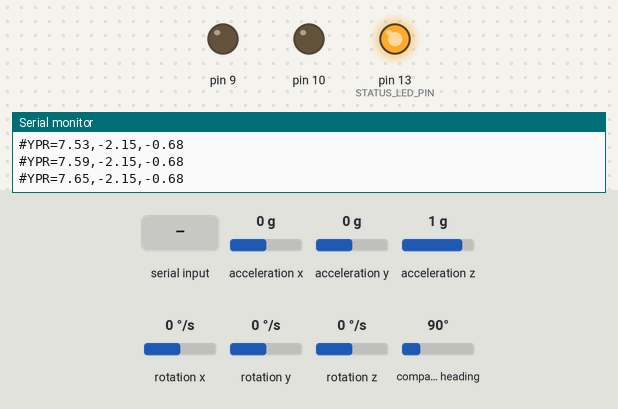
The sketch below on a simulated Arduino Uno, built with avr-gcc and run on an emulated ATmega328P. Parts: output pins drawn as LEDs (lit = HIGH), the last lines printed to the serial monitor. Wiring (inferred from the names in the program): HMC5883L compass at I2C address 0x1E; ADXL345 accelerometer at I2C address 0x53; ITG-3200 gyroscope at I2C address 0x69. The test bench sets the inputs (shaded band); at power-on: acceleration x 0 g, compass heading 90°, acceleration z 1 g, acceleration y 0 g, rotation x 0 °/s, rotation y 0 °/s, rotation z 0 °/s.

Above: at 1.3 s.
1.4 s: acceleration x set to -0.8 g
4.3 s: compass heading set to 7°
7.3 s: "#o0\n" received over Serial
At 8.5 s:
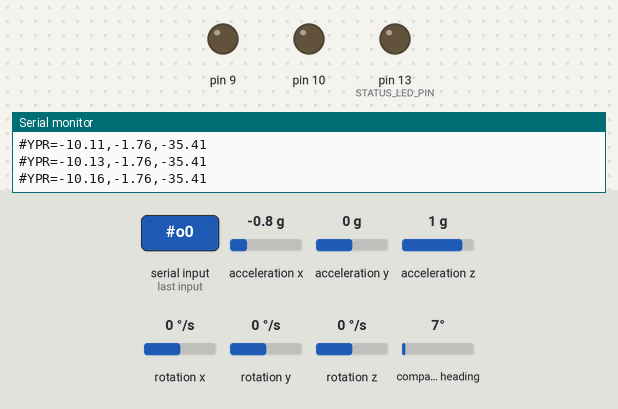
8.8 s: compass heading set to 90°
11.8 s: acceleration z set to -1.4 g
14.8 s: acceleration x set to -1.4 g
Timing chart, 0 to 17.3 s (numbered marks = the images above; inputs shaded):
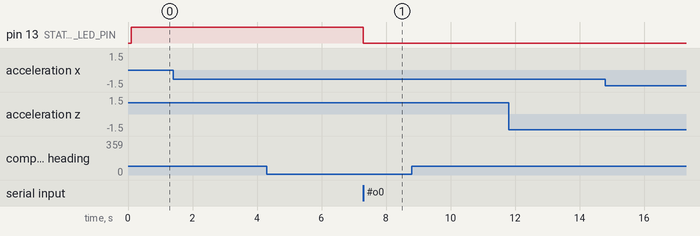

The sketch:

AHRS.ino
```cpp
// (licence header left out)
/*
  "9DOF Razor IMU" hardware versions: SEN-10125 and SEN-10736

  ATMega328@3.3V, 8MHz

  ADXL345  : Accelerometer
  HMC5843  : Magnetometer on SEN-10125
  HMC5883L : Magnetometer on SEN-10736
  ITG-3200 : Gyro

  Arduino IDE : Select board "Arduino Pro or Pro Mini (3.3v, 8Mhz) w/ATmega328"
*/

/*
  "9DOF Sensor Stick" hardware versions: SEN-10183, SEN-10321 and SEN-10724

  ADXL345  : Accelerometer
  HMC5843  : Magnetometer on SEN-10183 and SEN-10321
  HMC5883L : Magnetometer on SEN-10724
  ITG-3200 : Gyro
*/

/*
  Axis definition (differs from definition printed on the board!):
    X axis pointing forward (towards the short edge with the connector holes)
    Y axis pointing to the right
    and Z axis pointing down.

  Positive yaw   : clockwise
  Positive roll  : right wing down
  Positive pitch : nose up

  Transformation order: first yaw then pitch then roll.
*/

/*
  Serial commands that the firmware understands:

  "#o<params>" - Set OUTPUT mode and parameters. The available options are:

      // Streaming output
      "#o0" - DISABLE continuous streaming output. Also see #f below.
      "#o1" - ENABLE continuous streaming output.

      // Angles output
      "#ob" - Output angles in BINARY format (yaw/pitch/roll as binary float, so one output frame
              is 3x4 = 12 bytes long).
      "#ot" - Output angles in TEXT format (Output frames have form like "#YPR=-142.28,-5.38,33.52",
              followed by carriage return and line feed [\r\n]).

      // Sensor calibration
      "#oc" - Go to CALIBRATION output mode.
      "#on" - When in calibration mode, go on to calibrate NEXT sensor.

      // Sensor data output
      "#osct" - Output CALIBRATED SENSOR data of all 9 axes in TEXT format.
                One frame consist of three lines - one for each sensor: acc, mag, gyr.
      "#osrt" - Output RAW SENSOR data of all 9 axes in TEXT format.
                One frame consist of three lines - one for each sensor: acc, mag, gyr.
      "#osbt" - Output BOTH raw and calibrated SENSOR data of all 9 axes in TEXT format.
                One frame consist of six lines - like #osrt and #osct combined (first RAW, then CALIBRATED).
                NOTE: This is a lot of number-to-text conversion work for the little 8MHz chip on the Razor boards.
                In fact it's too much and an output frame rate of 50Hz can not be maintained. #osbb.
      "#oscb" - Output CALIBRATED SENSOR data of all 9 axes in BINARY format.
                One frame consist of three 3x3 float values = 36 bytes. Order is: acc x/y/z, mag x/y/z, gyr x/y/z.
      "#osrb" - Output RAW SENSOR data of all 9 axes in BINARY format.
                One frame consist of three 3x3 float values = 36 bytes. Order is: acc x/y/z, mag x/y/z, gyr x/y/z.
      "#osbb" - Output BOTH raw and calibrated SENSOR data of all 9 axes in BINARY format.
                One frame consist of 2x36 = 72 bytes - like #osrb and #oscb combined (first RAW, then CALIBRATED).

      // Error message output
      "#oe0" - Disable ERROR message output.
      "#oe1" - Enable ERROR message output.


  "#f" - Request one output frame - useful when continuous output is disabled and updates are
         required in larger intervals only. Though #f only requests one reply, replies are still
         bound to the internal 20ms (50Hz) time raster. So worst case delay that #f can add is 19.99ms.


  "#s<xy>" - Request synch token - useful to find out where the frame boundaries are in a continuous
         binary stream or to see if tracker is present and answering. The tracker will send
         "#SYNCH<xy>\r\n" in response (so it's possible to read using a readLine() function).
         x and y are two mandatory but arbitrary bytes that can be used to find out which request
         the answer belongs to.


  ("#C" and "#D" - Reserved for communication with optional Bluetooth module.)

  Newline characters are not required. So you could send "#ob#o1#s", which
  would set binary output mode, enable continuous streaming output and request
  a synch token all at once.

  The status LED will be on if streaming output is enabled and off otherwise.

  Byte order of binary output is little-endian: least significant byte comes first.
*/


/*****************************************************************/
/*********** USER SETUP AREA! Set your options here! *************/
/*****************************************************************/

// HARDWARE OPTIONS
/*****************************************************************/
// Select your hardware here by uncommenting one line!
//#define HW__VERSION_CODE 10125 // SparkFun "9DOF Razor IMU" version "SEN-10125" (HMC5843 magnetometer)
//#define HW__VERSION_CODE 10736 // SparkFun "9DOF Razor IMU" version "SEN-10736" (HMC5883L magnetometer)
//#define HW__VERSION_CODE 10183 // SparkFun "9DOF Sensor Stick" version "SEN-10183" (HMC5843 magnetometer)
//#define HW__VERSION_CODE 10321 // SparkFun "9DOF Sensor Stick" version "SEN-10321" (HMC5843 magnetometer)
#define HW__VERSION_CODE 10724 // SparkFun "9DOF Sensor Stick" version "SEN-10724" (HMC5883L magnetometer)


// OUTPUT OPTIONS
/*****************************************************************/
// Set your serial port baud rate used to send out data here!
#define OUTPUT__BAUD_RATE 57600

// Sensor data output interval in milliseconds
// This may not work, if faster than 20ms (=50Hz)
// Code is tuned for 20ms, so better leave it like that
#define OUTPUT__DATA_INTERVAL 20  // in milliseconds

// Output mode definitions (do not change)
#define OUTPUT__MODE_CALIBRATE_SENSORS 0 // Outputs sensor min/max values as text for manual calibration
#define OUTPUT__MODE_ANGLES 1 // Outputs yaw/pitch/roll in degrees
#define OUTPUT__MODE_SENSORS_CALIB 2 // Outputs calibrated sensor values for all 9 axes
#define OUTPUT__MODE_SENSORS_RAW 3 // Outputs raw (uncalibrated) sensor values for all 9 axes
#define OUTPUT__MODE_SENSORS_BOTH 4 // Outputs calibrated AND raw sensor values for all 9 axes
// Output format definitions (do not change)
#define OUTPUT__FORMAT_TEXT 0 // Outputs data as text
#define OUTPUT__FORMAT_BINARY 1 // Outputs data as binary float

// Select your startup output mode and format here!
int output_mode = OUTPUT__MODE_ANGLES;
int output_format = OUTPUT__FORMAT_TEXT;

// Select if serial continuous streaming output is enabled per default on startup.
#define OUTPUT__STARTUP_STREAM_ON true  // true or false

// If set true, an error message will be output if we fail to read sensor data.
// Message format: "!ERR: reading <sensor>", followed by "\r\n".
boolean output_errors = false;  // true or false

// Bluetooth
// You can set this to true, if you have a Rovering Networks Bluetooth Module attached.
// The connect/disconnect message prefix of the module has to be set to "#".
// (Refer to manual, it can be set like this: SO,#)
// When using this, streaming output will only be enabled as long as we're connected. That way
// receiver and sender are synchronzed easily just by connecting/disconnecting.
// It is not necessary to set this! It just makes life easier when writing code for
// the receiving side. The Processing test sketch also works without setting this.
// NOTE: When using this, OUTPUT__STARTUP_STREAM_ON has no effect!
#define OUTPUT__HAS_RN_BLUETOOTH false  // true or false


// SENSOR CALIBRATION
/*****************************************************************/
// How to calibrate? Read the tutorial at http://dev.qu.tu-berlin.de/projects/sf-razor-9dof-ahrs
// Put MIN/MAX and OFFSET readings for your board here!
// Accelerometer
// "accel x,y,z (min/max) = X_MIN/X_MAX  Y_MIN/Y_MAX  Z_MIN/Z_MAX"
#define ACCEL_X_MIN ((float) -291)
#define ACCEL_X_MAX ((float) 269)
#define ACCEL_Y_MIN ((float) -282)
#define ACCEL_Y_MAX ((float) 289)
#define ACCEL_Z_MIN ((float) -284)
#define ACCEL_Z_MAX ((float) 244)

// Magnetometer (standard calibration mode)
// "magn x,y,z (min/max) = X_MIN/X_MAX  Y_MIN/Y_MAX  Z_MIN/Z_MAX"
//magn x,y,z (min/max) = -398.00/652.00  -265.00/773.00  -314.00/658.00
#define MAGN_X_MIN ((float) -493)
#define MAGN_X_MAX ((float) 654)
#define MAGN_Y_MIN ((float) -267)
#define MAGN_Y_MAX ((float) 785)
#define MAGN_Z_MIN ((float) -307)
#define MAGN_Z_MAX ((float) 616)

// Magnetometer (extended calibration mode)
#define CALIBRATION__MAGN_USE_EXTENDED true
const float magn_ellipsoid_center[3] = {-229.932, 108.331, -133.052};
const float magn_ellipsoid_transform[3][3] = {{0.878564, 0.00485046, -0.00207569}, {0.00485046, 0.870749, 0.0247016}, {-0.00207569, 0.0247016, 0.995268}};

#define GYRO_AVERAGE_OFFSET_X ((float) 0.36)
#define GYRO_AVERAGE_OFFSET_Y ((float) -1.32)
#define GYRO_AVERAGE_OFFSET_Z ((float) 0.54)


// DEBUG OPTIONS
/*****************************************************************/
// When set to true, gyro drift correction will not be applied
#define DEBUG__NO_DRIFT_CORRECTION false
// Print elapsed time after each I/O loop
#define DEBUG__PRINT_LOOP_TIME false

#include <Wire.h>

// Sensor calibration scale and offset values
#define ACCEL_X_OFFSET ((ACCEL_X_MIN + ACCEL_X_MAX) / 2.0f)
#define ACCEL_Y_OFFSET ((ACCEL_Y_MIN + ACCEL_Y_MAX) / 2.0f)
#define ACCEL_Z_OFFSET ((ACCEL_Z_MIN + ACCEL_Z_MAX) / 2.0f)
#define ACCEL_X_SCALE (GRAVITY / (ACCEL_X_MAX - ACCEL_X_OFFSET))
#define ACCEL_Y_SCALE (GRAVITY / (ACCEL_Y_MAX - ACCEL_Y_OFFSET))
#define ACCEL_Z_SCALE (GRAVITY / (ACCEL_Z_MAX - ACCEL_Z_OFFSET))

#define MAGN_X_OFFSET ((MAGN_X_MIN + MAGN_X_MAX) / 2.0f)
#define MAGN_Y_OFFSET ((MAGN_Y_MIN + MAGN_Y_MAX) / 2.0f)
#define MAGN_Z_OFFSET ((MAGN_Z_MIN + MAGN_Z_MAX) / 2.0f)
#define MAGN_X_SCALE (100.0f / (MAGN_X_MAX - MAGN_X_OFFSET))
#define MAGN_Y_SCALE (100.0f / (MAGN_Y_MAX - MAGN_Y_OFFSET))
#define MAGN_Z_SCALE (100.0f / (MAGN_Z_MAX - MAGN_Z_OFFSET))


// Gain for gyroscope (ITG-3200)
#define GYRO_GAIN 0.06957 // Same gain on all axes
#define GYRO_SCALED_RAD(x) (x * TO_RAD(GYRO_GAIN)) // Calculate the scaled gyro readings in radians per second

// DCM parameters
#define Kp_ROLLPITCH 0.02f
#define Ki_ROLLPITCH 0.00002f
#define Kp_YAW 1.2f
#define Ki_YAW 0.00002f

// Stuff
#define STATUS_LED_PIN 13  // Pin number of status LED
#define GRAVITY 256.0f // "1G reference" used for DCM filter and accelerometer calibration
#define TO_RAD(x) (x * 0.01745329252)  // *pi/180
#define TO_DEG(x) (x * 57.2957795131)  // *180/pi

// Sensor variables
float accel[3];  // Actually stores the NEGATED acceleration (equals gravity, if board not moving).
float accel_min[3];
float accel_max[3];

float magnetom[3];
float magnetom_min[3];
float magnetom_max[3];
float magnetom_tmp[3];

float gyro[3];
float gyro_average[3];
int gyro_num_samples = 0;

// DCM variables
float MAG_Heading;
float Accel_Vector[3]= {0, 0, 0}; // Store the acceleration in a vector
float Gyro_Vector[3]= {0, 0, 0}; // Store the gyros turn rate in a vector
float Omega_Vector[3]= {0, 0, 0}; // Corrected Gyro_Vector data
float Omega_P[3]= {0, 0, 0}; // Omega Proportional correction
float Omega_I[3]= {0, 0, 0}; // Omega Integrator
float Omega[3]= {0, 0, 0};
float errorRollPitch[3] = {0, 0, 0};
float errorYaw[3] = {0, 0, 0};
float DCM_Matrix[3][3] = {{1, 0, 0}, {0, 1, 0}, {0, 0, 1}};
float Update_Matrix[3][3] = {{0, 1, 2}, {3, 4, 5}, {6, 7, 8}};
float Temporary_Matrix[3][3] = {{0, 0, 0}, {0, 0, 0}, {0, 0, 0}};

// Euler angles
float yaw;
float pitch;
float roll;

float oyaw;
float opitch;
float oroll;


// DCM timing in the main loop
unsigned long timestamp;
unsigned long timestamp_old;
float G_Dt; // Integration time for DCM algorithm

// More output-state variables
boolean output_stream_on;
boolean output_single_on;
int curr_calibration_sensor = 0;
boolean reset_calibration_session_flag = true;
int num_accel_errors = 0;
int num_magn_errors = 0;
int num_gyro_errors = 0;

void read_sensors() {
  Read_Gyro(); // Read gyroscope
  Read_Accel(); // Read accelerometer
  Read_Magn(); // Read magnetometer
}

// Read every sensor and record a time stamp
// Init DCM with unfiltered orientation
// TODO re-init global vars?
void reset_sensor_fusion() {
  float temp1[3];
  float temp2[3];
  float xAxis[] = {1.0f, 0.0f, 0.0f};

  read_sensors();
  timestamp = millis();

  // GET PITCH
  // Using y-z-plane-component/x-component of gravity vector
  pitch = -atan2(accel[0], sqrt(accel[1] * accel[1] + accel[2] * accel[2]));

  // GET ROLL
  // Compensate pitch of gravity vector
  Vector_Cross_Product(temp1, accel, xAxis);
  Vector_Cross_Product(temp2, xAxis, temp1);
  // Normally using x-z-plane-component/y-component of compensated gravity vector
  // roll = atan2(temp2[1], sqrt(temp2[0] * temp2[0] + temp2[2] * temp2[2]));
  // Since we compensated for pitch, x-z-plane-component equals z-component:
  roll = atan2(temp2[1], temp2[2]);

  // GET YAW
  Compass_Heading();
  yaw = MAG_Heading;

  // Init rotation matrix
  init_rotation_matrix(DCM_Matrix, yaw, pitch, roll);
}

// Apply calibration to raw sensor readings
void compensate_sensor_errors() {
    // Compensate accelerometer error
    accel[0] = (accel[0] - ACCEL_X_OFFSET) * ACCEL_X_SCALE;
    accel[1] = (accel[1] - ACCEL_Y_OFFSET) * ACCEL_Y_SCALE;
    accel[2] = (accel[2] - ACCEL_Z_OFFSET) * ACCEL_Z_SCALE;

    // Compensate magnetometer error
#if CALIBRATION__MAGN_USE_EXTENDED == true
    for (int i = 0; i < 3; i++)
      magnetom_tmp[i] = magnetom[i] - magn_ellipsoid_center[i];
    Matrix_Vector_Multiply(magn_ellipsoid_transform, magnetom_tmp, magnetom);
#else
    magnetom[0] = (magnetom[0] - MAGN_X_OFFSET) * MAGN_X_SCALE;
    magnetom[1] = (magnetom[1] - MAGN_Y_OFFSET) * MAGN_Y_SCALE;
    magnetom[2] = (magnetom[2] - MAGN_Z_OFFSET) * MAGN_Z_SCALE;
#endif

    // Compensate gyroscope error
    gyro[0] -= GYRO_AVERAGE_OFFSET_X;
    gyro[1] -= GYRO_AVERAGE_OFFSET_Y;
    gyro[2] -= GYRO_AVERAGE_OFFSET_Z;
}

// Reset calibration session if reset_calibration_session_flag is set
void check_reset_calibration_session()
{
  // Raw sensor values have to be read already, but no error compensation applied

  // Reset this calibration session?
  if (!reset_calibration_session_flag) return;

  // Reset acc and mag calibration variables
  for (int i = 0; i < 3; i++) {
    accel_min[i] = accel_max[i] = accel[i];
    magnetom_min[i] = magnetom_max[i] = magnetom[i];
  }

  // Reset gyro calibration variables
  gyro_num_samples = 0;  // Reset gyro calibration averaging
  gyro_average[0] = gyro_average[1] = gyro_average[2] = 0.0f;

  reset_calibration_session_flag = false;
}

void turn_output_stream_on()
{
  output_stream_on = true;
  digitalWrite(STATUS_LED_PIN, HIGH);
}

void turn_output_stream_off()
{
  output_stream_on = false;
  digitalWrite(STATUS_LED_PIN, LOW);
}

// Blocks until another byte is available on serial port
char readChar()
{
  while (Serial.available() < 1) { } // Block
  return Serial.read();
}

void setup()
{
  // Init serial output
  Serial.begin(OUTPUT__BAUD_RATE);

  // Init status LED
  pinMode (STATUS_LED_PIN, OUTPUT);
  pinMode (9, OUTPUT);
  pinMode (10, OUTPUT);
  digitalWrite(STATUS_LED_PIN, LOW);

  // Init sensors
  delay(50);  // Give sensors enough time to start
  I2C_Init();
  Accel_Init();
  Magn_Init();
  Gyro_Init();
  init_tick_boundaries();

  // Read sensors, init DCM algorithm
  delay(20);  // Give sensors enough time to collect data
  reset_sensor_fusion();

  // Init output
#if (OUTPUT__HAS_RN_BLUETOOTH == true) || (OUTPUT__STARTUP_STREAM_ON == false)
  turn_output_stream_off();
#else
  turn_output_stream_on();
#endif
}


// Main loop
void loop()
{
  // Read incoming control messages
  if (Serial.available() >= 2)
  {
    if (Serial.read() == '#') // Start of new control message
    {
      int command = Serial.read(); // Commands
      if (command == 'f') // request one output _f_rame
        output_single_on = true;
      else if (command == 's') // _s_ynch request
      {
        // Read ID
        byte id[2];
        id[0] = readChar();
        id[1] = readChar();

        // Reply with synch message
        Serial.print("#SYNCH");
        Serial.write(id, 2);
        Serial.println();
      }
      else if (command == 'o') // Set _o_utput mode
      {
        char output_param = readChar();
        if (output_param == 'n')  // Calibrate _n_ext sensor
        {
          curr_calibration_sensor = (curr_calibration_sensor + 1) % 3;
          reset_calibration_session_flag = true;
        }
        else if (output_param == 't') // Output angles as _t_ext
        {
          output_mode = OUTPUT__MODE_ANGLES;
          output_format = OUTPUT__FORMAT_TEXT;
        }
        else if (output_param == 'b') // Output angles in _b_inary format
        {
          output_mode = OUTPUT__MODE_ANGLES;
          output_format = OUTPUT__FORMAT_BINARY;
        }
        else if (output_param == 'c') // Go to _c_alibration mode
        {
          output_mode = OUTPUT__MODE_CALIBRATE_SENSORS;
          reset_calibration_session_flag = true;
        }
        else if (output_param == 's') // Output _s_ensor values
        {
          char values_param = readChar();
          char format_param = readChar();
          if (values_param == 'r')  // Output _r_aw sensor values
            output_mode = OUTPUT__MODE_SENSORS_RAW;
          else if (values_param == 'c')  // Output _c_alibrated sensor values
            output_mode = OUTPUT__MODE_SENSORS_CALIB;
          else if (values_param == 'b')  // Output _b_oth sensor values (raw and calibrated)
            output_mode = OUTPUT__MODE_SENSORS_BOTH;

          if (format_param == 't') // Output values as _t_text
            output_format = OUTPUT__FORMAT_TEXT;
          else if (format_param == 'b') // Output values in _b_inary format
            output_format = OUTPUT__FORMAT_BINARY;
        }
        else if (output_param == '0') // Disable continuous streaming output
        {
          turn_output_stream_off();
          reset_calibration_session_flag = true;
        }
        else if (output_param == '1') // Enable continuous streaming output
        {
          reset_calibration_session_flag = true;
          turn_output_stream_on();
        }
        else if (output_param == 'e') // _e_rror output settings
        {
          char error_param = readChar();
          if (error_param == '0') output_errors = false;
          else if (error_param == '1') output_errors = true;
          else if (error_param == 'c') // get error count
          {
            Serial.print("#AMG-ERR:");
            Serial.print(num_accel_errors); Serial.print(",");
            Serial.print(num_magn_errors); Serial.print(",");
            Serial.println(num_gyro_errors);
          }
        }
      }
#if OUTPUT__HAS_RN_BLUETOOTH == true
      // Read messages from bluetooth module
      // For this to work, the connect/disconnect message prefix of the module has to be set to "#".
      else if (command == 'C') // Bluetooth "#CONNECT" message (does the same as "#o1")
        turn_output_stream_on();
      else if (command == 'D') // Bluetooth "#DISCONNECT" message (does the same as "#o0")
        turn_output_stream_off();
#endif // OUTPUT__HAS_RN_BLUETOOTH == true
    }
    else
    { } // Skip character
  }

  // Time to read the sensors again?
  if((millis() - timestamp) >= OUTPUT__DATA_INTERVAL)
  {
    timestamp_old = timestamp;
    timestamp = millis();
    if (timestamp > timestamp_old)
      G_Dt = (float) (timestamp - timestamp_old) / 1000.0f; // Real time of loop run. We use this on the DCM algorithm (gyro integration time)
    else G_Dt = 0;

    // Update sensor readings
    read_sensors();

    if (output_mode == OUTPUT__MODE_CALIBRATE_SENSORS)  // We're in calibration mode
    {
      check_reset_calibration_session();  // Check if this session needs a reset
      if (output_stream_on || output_single_on) output_calibration(curr_calibration_sensor);
    }
    else if (output_mode == OUTPUT__MODE_ANGLES)  // Output angles
    {
      // Apply sensor calibration
      compensate_sensor_errors();

      // Run DCM algorithm
      Compass_Heading(); // Calculate magnetic heading
      Matrix_update();
      Normalize();
      Drift_correction();
      Stash_euler_angles();
      Euler_angles();

      if (output_stream_on || output_single_on) output_angles();
    }
    else  // Output sensor values
    {
      if (output_stream_on || output_single_on) output_sensors();
    }

    output_pulse();
    output_tick();

    output_single_on = false;

#if DEBUG__PRINT_LOOP_TIME == true
    Serial.print("loop time (ms) = ");
    Serial.println(millis() - timestamp);
#endif
  }
#if DEBUG__PRINT_LOOP_TIME == true
  else
  {
    Serial.println("waiting...");
  }
#endif
}
```

Source omitted: Compass.ino (595 bytes), DCM.ino (4755 bytes), Math.ino (2187 bytes), Output.ino (6016 bytes), Sensors.ino (6208 bytes)

Measured:
- after the input at 7.3 s, pin 13 (STATUS_LED_PIN): HIGH → LOW at once
- after the input at 14.8 s, every drawn part: stays the same
